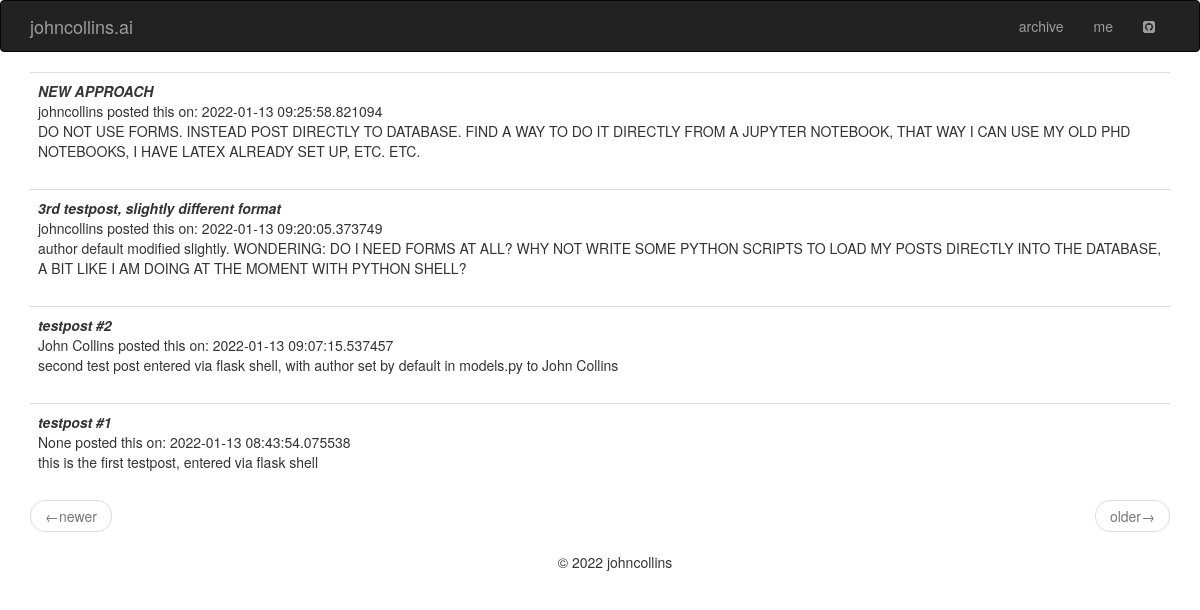
The app's page /index, older data.
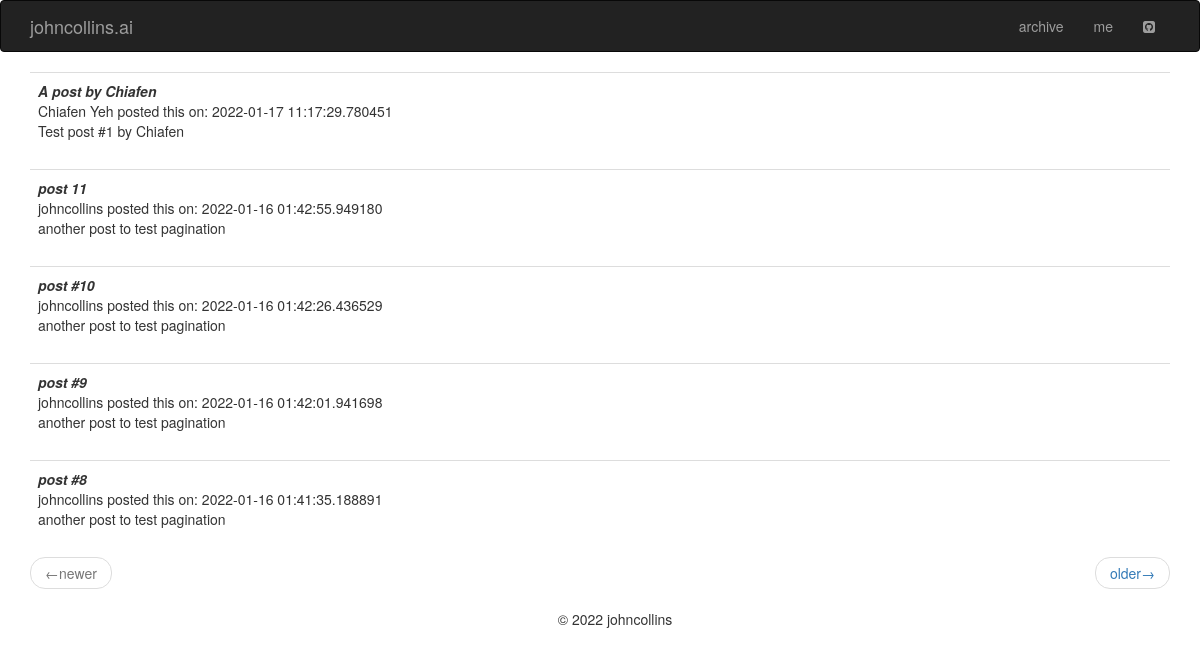
The same page, newer data.
### app/models.py (models this page shows, shortened)
class Post(db.Model):
    id = db.Column(db.Integer, primary_key=True)
    author = db.Column(db.String(100), default='johncollins')
    title = db.Column(db.String(250))
    body = db.Column(db.String(25000))
    timestamp = db.Column(db.DateTime, index=True, default=datetime.utcnow)

### app/routes.py (the view)
@app.route('/', methods=['GET', 'POST'])
@app.route('/index', methods=['GET', 'POST'])
def index():
    page = request.args.get('page', 1, type=int)
    posts = Post.query.order_by(Post.timestamp.desc()).paginate(
            page, app.config['POSTS_PER_PAGE'], False)
    next_url = url_for('index', page=posts.next_num) if posts.has_next else None
    prev_url = url_for('index', page=posts.prev_num) if posts.has_prev else None
    return render_template('index.html', title='home', posts=posts.items,
                           next_url=next_url, prev_url=prev_url)

### app/templates/index.html
{% extends "base.html" %}
{% block app_content %}
    {% for post in posts %}
        {% include '_post.html' %}
    {% endfor %}
    <nav aria-label="...">
        <ul class="pager">
            <li class="previous{% if not prev_url %} disabled{% endif %}">
                <a href="{{ prev_url or '#' }}">
                    <span aria-hidden="true">&larr;</span>newer
                </a>
            </li>
            <li class="next{% if not next_url %} disabled{% endif %}">
                <a href="{{ next_url or '#' }}">
                    older<span aria-hidden="true">&rarr;</span>
                </a>
            </li>
        </ul>
    </nav>
{% endblock %}

### app/templates/_post.html
	<table class='table table-hover'>
		<tr>
			<td>
                <em><b>{{ post.title }}</b></em><br>
                {{ post.author }} posted this on: {{post.timestamp }}<br>
                {{ post.body }}
            </td>
		</tr>
	</table>

Row changes from the older to the newer data that the page shows:
no longer on this page (row unchanged): Post: title "NEW APPROACH", author "johncollins", timestamp "2022-01-13 09:25:58.821094", body "DO NOT USE FORMS. INSTEAD POST DIRECTLY TO DATABASE. FIND A WAY TO DO IT DIRECTLY FROM A JUPYTER NOTEBOOK, THAT WAY I CAN USE MY OLD PHD NOTEBOOKS, I HAVE LATEX ALREADY SET UP, ETC. ETC."
no longer on this page (row unchanged): Post: title "3rd testpost, slightly different format", author "johncollins", timestamp "2022-01-13 09:20:05.373749", body "author default modified slightly. WONDERING: DO I NEED FORMS AT ALL? WHY NOT WRITE SOME PYTHON SCRIPTS TO LOAD MY POSTS DIRECTLY INTO THE DATABASE, A BIT LIKE I AM DOING AT THE MOMENT WITH PYTHON SHELL?"
no longer on this page (row unchanged): Post: title "testpost #2", author "John Collins", timestamp "2022-01-13 09:07:15.537457", body "second test post entered via flask shell, with author set by default in models.py to John Collins"
no longer on this page (row unchanged): Post: title "testpost #1", author "None", timestamp "2022-01-13 08:43:54.075538", body "this is the first testpost, entered via flask shell"
added Post: title "A post by Chiafen", author "Chiafen Yeh", timestamp "2022-01-17 11:17:29.780451", body "Test post #1 by Chiafen"
added Post: title "post 11", author "johncollins", timestamp "2022-01-16 01:42:55.949180", body "another post to test pagination"
added Post: title "post #10", author "johncollins", timestamp "2022-01-16 01:42:26.436529", body "another post to test pagination"
added Post: title "post #9", author "johncollins", timestamp "2022-01-16 01:42:01.941698", body "another post to test pagination"
added Post: title "post #8", author "johncollins", timestamp "2022-01-16 01:41:35.188891", body "another post to test pagination"
